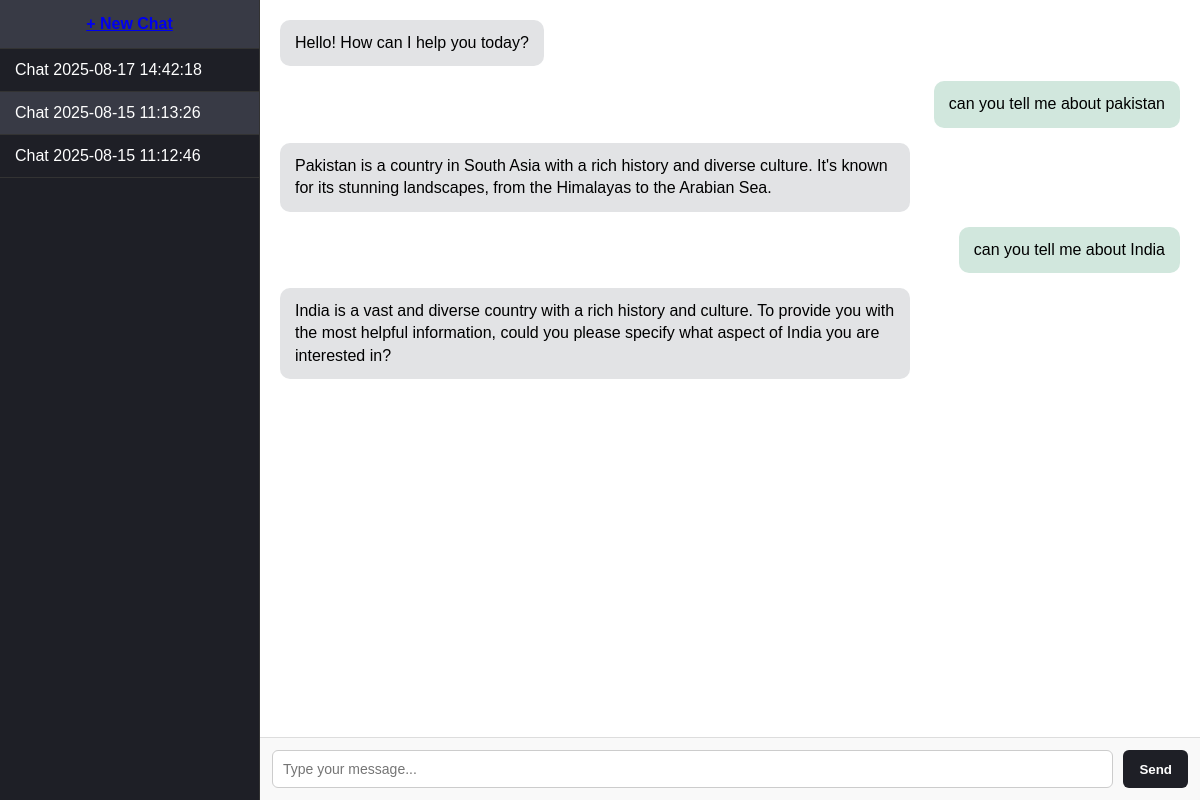
The page /chat/2 on the database its author committed.
### tables this page shows
CREATE TABLE chats (
                    id INTEGER PRIMARY KEY AUTOINCREMENT,
                    title TEXT,
                    created_at TEXT
                );

CREATE TABLE messages (
                    id INTEGER PRIMARY KEY AUTOINCREMENT,
                    chat_id INTEGER,
                    sender TEXT,
                    text TEXT,
                    created_at TEXT,
                    FOREIGN KEY(chat_id) REFERENCES chats(id)
                );

### app.py (the view)
@app.route("/chat/<int:chat_id>")
def view_chat(chat_id):
    conn = sqlite3.connect(DB_FILE)
    c = conn.cursor()
    c.execute("SELECT id, title FROM chats ORDER BY created_at DESC")
    all_chats = c.fetchall()
    c.execute("SELECT sender, text FROM messages WHERE chat_id=? ORDER BY created_at ASC", (chat_id,))
    chat_history = [{"sender": row[0], "text": row[1]} for row in c.fetchall()]
    conn.close()
    return render_template("index.html", chats=all_chats, chat_history=chat_history, current_chat=chat_id)

### templates/index.html (shortened to what this page needs)
<!DOCTYPE html>
<html lang="en">
<head>
</head>
<body>
    <div class="sidebar">
        <a href="{{ url_for('new_chat') }}" class="new-chat">+ New Chat</a>
        <div class="chat-history">
            {% for chat in chats %}
                <a href="{{ url_for('view_chat', chat_id=chat[0]) }}" class="chat-item"
                style="display:block; text-decoration:none; color:white; {% if chat[0] == current_chat %}background-color:#383a45;{% endif %}">
                    {{ chat[1] }}
                </a>
            {% endfor %}
        </div>
    </div>
    <div class="chat-container">
        <div class="chat-messages">
            {% for chat in chat_history %}
                {% if chat.sender == 'user' %}
                    <div class="message user-message">{{ chat.text }}</div>
                {% else %}
                    <div class="message ai-message">{{ chat.text }}</div>
                {% endif %}
            {% endfor %}
        </div>
        <form class="chat-input" method="POST" action="{{ url_for('send_message', chat_id=current_chat) }}">
            <textarea name="message" rows="1" placeholder="Type your message..."></textarea>
            <button type="submit">Send</button>
        </form>
    </div>
</body>
</html>

### templates/index.html (style rules this page uses)
* { margin: 0; padding: 0; box-sizing: border-box; font-family: Arial, sans-serif; }
body { display: flex; height: 100vh; background-color: #f4f4f4; }
.sidebar { width: 260px; background-color: #1e1f26; color: #fff; display: flex; flex-direction: column; border-right: 1px solid #333; }
.new-chat { padding: 15px; text-align: center; background-color: #2a2b36; cursor: pointer; border-bottom: 1px solid #333; font-weight: bold; transition: background 0.2s ease-in-out; }
.chat-history { flex: 1; overflow-y: auto; }
.chat-item { padding: 12px 15px; border-bottom: 1px solid #333; cursor: pointer; transition: background 0.2s ease-in-out; }
.chat-container { flex: 1; display: flex; flex-direction: column; background-color: #fff; }
.chat-messages { flex: 1; padding: 20px; overflow-y: auto; display: flex; flex-direction: column; }
.message { max-width: 70%; margin-bottom: 15px; padding: 12px 15px; border-radius: 10px; line-height: 1.4; }
.user-message { background-color: #d1e7dd; align-self: flex-end; }
.ai-message { background-color: #e2e3e5; align-self: flex-start; }
.chat-input { display: flex; padding: 12px; border-top: 1px solid #ddd; background-color: #f9f9f9; }
.chat-input textarea { flex: 1; resize: none; padding: 10px; border-radius: 6px; border: 1px solid #ccc; outline: none; font-size: 14px; }
.chat-input button { margin-left: 10px; padding: 10px 16px; background-color: #1e1f26; color: white; border: none; border-radius: 6px; cursor: pointer; font-weight: bold; transition: background 0.2s ease-in-out; }

### rows shown on the page
chats: title "Chat 2025-08-17 14:42:18"
chats: title "Chat 2025-08-15 11:13:26"
chats: title "Chat 2025-08-15 11:12:46"
messages: text "Hello! How can I help you today?"
messages: text "can you tell me about pakistan"
messages: text "Pakistan is a country in South Asia with a rich history and diverse culture. It's known for its stunning landscapes, from the Himalayas to the Arabian Sea."
messages: text "can you tell me about India"
messages: text "India is a vast and diverse country with a rich history and culture. To provide you with the most helpful information, could you please specify what aspect of India you are interested in?"
